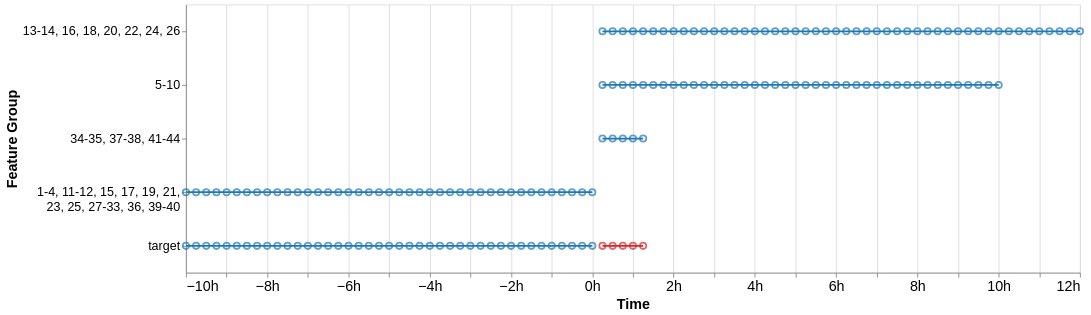

Here is the notebook cell this chart was saved with:
### Code cell
base = alt.Chart(df).encode(
    x=alt.X("time:Q", axis=alt.Axis(title="Time", labelFontSize=16, titleFontSize=16, labelExpr="datum.label + 'h'", format="")),
    y=alt.Y(
        "group_y:N",
        sort=None,
        axis=alt.Axis(title="Feature Group", labelFontSize=14, titleFontSize=16, labelExpr="split(datum.value, '$$')"),
    ),
    color=alt.Color("group_c:N")
    .scale(
        domain=[
            "34-35, 37-38, 41-44",
            "13-14, 16, 18, 20, 22, 24, 26",
            "5-10",
            "1-4, 11-12, 15, 17, 19, 21, $$23, 25, 27-33, 36, 39-40",
            "lag",
            "target",
        ],  # Replace with your actual values
        range=["#1f77b4", "#1f77b4", "#1f77b4", "#1f77b4", "#1f77b4", "#d62728"],
    )
    .legend(None),
)
finished = (base.mark_point(size=50, filled=False) + base.mark_line(size=2)).properties(width=1000, height=300)
finished

### Figure 1 — Vega-Lite specification as saved in the notebook (floating-point values rounded to 4 significant figures; data arrays with more than 128 entries replaced by an {"elided": "..."} marker saying what was removed)
{"config": {"view": {"continuousWidth": 300, "continuousHeight": 300}}, "layer": [{"mark": {"type": "point", "filled": false, "size": 50}, "encoding": {"color": {"field": "group_c", "legend": null, "scale": {"domain": ["34-35, 37-38, 41-44", "13-14, 16, 18, 20, 22, 24, 26", "5-10", "1-4, 11-12, 15, 17, 19, 21, $$23, 25, 27-33, 36, 39-40", "lag", "target"], "range": ["#1f77b4", "#1f77b4", "#1f77b4", "#1f77b4", "#1f77b4", "#d62728"]}, "type": "nominal"}, "x": {"axis": {"format": "", "labelExpr": "datum.label + 'h'", "labelFontSize": 16, "title": "Time", "titleFontSize": 16}, "field": "time", "type": "quantitative"}, "y": {"axis": {"labelExpr": "split(datum.value, '$$')", "labelFontSize": 14, "title": "Feature Group", "titleFontSize": 16}, "field": "group_y", "sort": null, "type": "nominal"}}}, {"mark": {"type": "line", "size": 2}, "encoding": {"color": {"field": "group_c", "legend": null, "scale": {"domain": ["34-35, 37-38, 41-44", "13-14, 16, 18, 20, 22, 24, 26", "5-10", "1-4, 11-12, 15, 17, 19, 21, $$23, 25, 27-33, 36, 39-40", "lag", "target"], "range": ["#1f77b4", "#1f77b4", "#1f77b4", "#1f77b4", "#1f77b4", "#d62728"]}, "type": "nominal"}, "x": {"axis": {"format": "", "labelExpr": "datum.label + 'h'", "labelFontSize": 16, "title": "Time", "titleFontSize": 16}, "field": "time", "type": "quantitative"}, "y": {"axis": {"labelExpr": "split(datum.value, '$$')", "labelFontSize": 14, "title": "Feature Group", "titleFontSize": 16}, "field": "group_y", "sort": null, "type": "nominal"}}}], "data": {"name": "data-c046df7ef4a96394959e018c72bdb735"}, "height": 300, "width": 1000, "$schema": "https://vega.github.io/schema/vega-lite/v5.20.1.json", "datasets": {"data-c046df7ef4a96394959e018c72bdb735": {"elided": "180 records"}}}
